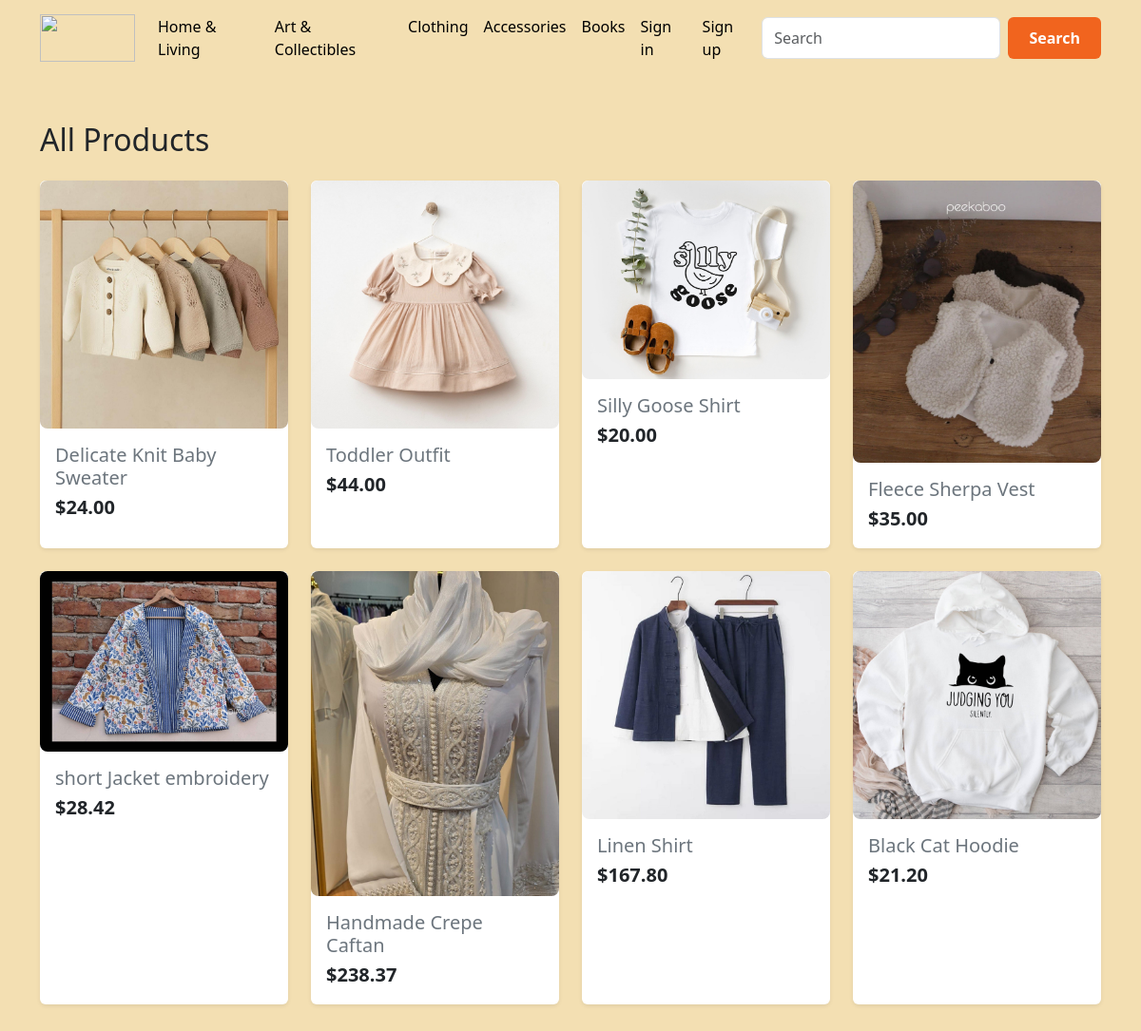
The page /categories/3/ on the database its author committed.
### blog/models.py (models this page shows, shortened)
class Category(models.Model):
    title = models.CharField(max_length=30)
    class Meta:
        verbose_name_plural = "Categories"

class Product(models.Model):
    title = models.CharField(max_length=200)
    price = models.DecimalField(max_digits=10,decimal_places=2)
    image = models.ImageField(upload_to="images/")
    description = models.TextField()
    created_at = models.DateTimeField(auto_now_add=True)
    update_at = models.DateTimeField(auto_now=True)
    category = models.ForeignKey(Category, on_delete=models.CASCADE)

### blog/views.py (the view)
# urls.py: path('categories/<int:pk>/', Category.as_view(),name='category'),
class Category(Home):
    def get_queryset(self):
        return Product.objects.filter(category_id=self.kwargs['pk'])

### blog/templatetags/blog_tags.py (called while the page is built)
@register.simple_tag()
def get_categories():
    return Category.objects.all()

### blog/templates/blog/index.html (shortened to what this page needs)
{% extends 'base.html' %}
{% block main %}
<div class="container py-5">
  <h2 class="mb-4">All Products</h2>
  <div class="row g-4">
    {% for product in products %}
      <div class="col-12 col-sm-6 col-md-4 col-lg-3">
        <a href="{% url 'detail' product.pk %}" class="text-decoration-none text-dark">
          <div class="card h-100 border-0 shadow-sm">
            <img src="{{ product.image.url }}"
                 class="card-img-top rounded-3"
                 alt="{{ product.title }}">
            <div class="card-body px-3">
              <h5 class="card-title text-secondary mb-1">{{ product.title }}</h5>
              <p class="card-text text-orange fw-bold fs-5">${{ product.price }}</p>
            </div>
          </div>
        </a>
      </div>
    {% endfor %}
  </div>
</div>
{% endblock main %}

### templates/base.html (shortened to what this page needs)
{% load blog_tags %}
{% get_categories as categories %}
<!doctype html>
<html lang="en" xmlns="http://www.w3.org/1999/html">
  <head>
    <link href="https://cdn.jsdelivr.net/npm/bootstrap@5.3.8/dist/css/bootstrap.min.css" rel="stylesheet">
  </head>
  <body>
    <nav class="navbar navbar-expand-lg custom-navbar">
  <div class="container">
    <a class="navbar-brand" href="{% url 'home' %}">
      <img width="100px" height="50px" src="https://www.shipstation.com/wp-content/uploads/2023/11/logo-Etsy-white-2x.png">
    </a>
    <div class="collapse navbar-collapse" id="navbarSupportedContent">
      <ul class="navbar-nav me-auto mb-2 mb-lg-0">
        {% for category in categories %}
        <li class="nav-item">
          <a class="nav-link active" aria-current="page" href="{% url 'category' category.pk %}">{{category.title}}</a>
        </li>
        {% endfor %}
        {% if request.user.is_authenticated %}
        <li class="nav-item">
          <form action="{% url 'signout' %}" method="post">
               {% csrf_token %}
          <button type="submit" class="nav-link active">Sign out</button>
          </form>
        </li>
        {% else %}
        <li class="nav-item">
          <a class="nav-link active" aria-current="page" href="{% url 'signin' %}">Sign in</a>
        </li>
        <li class="nav-item">
          <a class="nav-link active" aria-current="page" href="{% url 'signup' %}">Sign up</a>
        </li>
        {% endif %}
      </ul>
      <form class="d-flex" role="search" action="{% url 'search' %}" method="get">
        <input class="form-control me-2" type="search" placeholder="Search" aria-label="Search" name="query"/>
        <button class="btn btn-etsy" type="submit">Search</button>
      </form>
    </div>
  </div>
</nav>
    <main>
    {% block main %}
    {% endblock main %}
    </main>
  </body>
</html>

### templates/base.html (style rules this page uses)
.custom-navbar { background-color: #f3dfb2 }
.custom-navbar .nav-link, .custom-navbar .navbar-brand { color: #F1641E; font-weight: 500; }
body { background-color: #f3dfb2; }
.btn-etsy { background-color: #F1641E; border-color: #F1641E; color: white; }
.btn-etsy { background-color: #F1641E; color: white; padding: 10px 22px; border-radius: 6px; font-weight: 600; border: none; transition: 0.3s; }

### rows shown on the page
Category: title "Home & Living"
Category: title "Art & Collectibles"
Category: title "Clothing"
Category: title "Accessories"
Category: title "Books"
Product: image (picture), title "Delicate Knit Baby Sweater", price "24.00"
Product: image (picture), title "Toddler Outfit", price "44.00"
Product: image (picture), title "Silly Goose Shirt", price "20.00"
Product: image (picture), title "Fleece Sherpa Vest", price "35.00"
Product: image (picture), title "short Jacket embroidery", price "28.42"
Product: image (picture), title "Handmade Crepe Caftan", price "238.37"
Product: image (picture), title "Linen Shirt", price "167.80"
Product: image (picture), title "Black Cat Hoodie", price "21.20"
